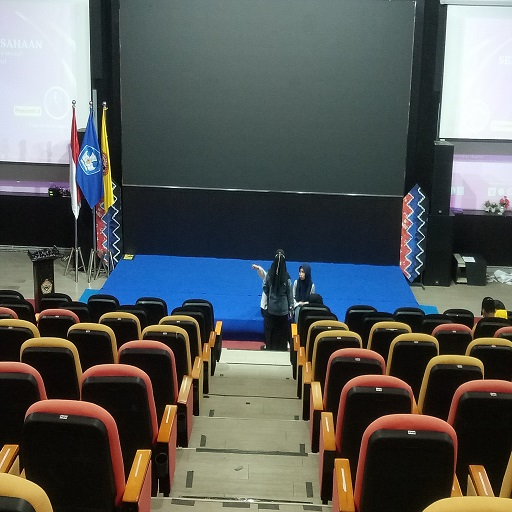
%> input picture Tugas6/img/img1.jpg, 512 x 512 px
$ octave bitPlaneSlicing.m   (GNU Octave 9; MATLAB toolbox functions it lacks are replaced by stand-ins)
%> lines starting %> are read from the running program, lines starting %| are printed output that depends on the picture
pkg load image

img1 = imread('img\img1.jpg');
%> img1 is the input picture: size 512x512x3 uint8; mean R, G, B 86.8, 90.1, 88
img2 = imread('img\img2.jpg');
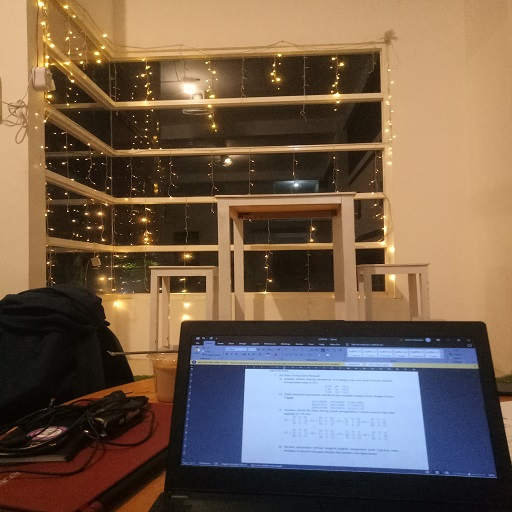
%> input picture Tugas6/img/img2.jpg, 512 x 512 px
%> img2 is the input picture: size 512x512x3 uint8; mean R, G, B 117.6, 96.9, 79

% menggabungkan dua buah citra
gabungan = imadd(img1, img2);
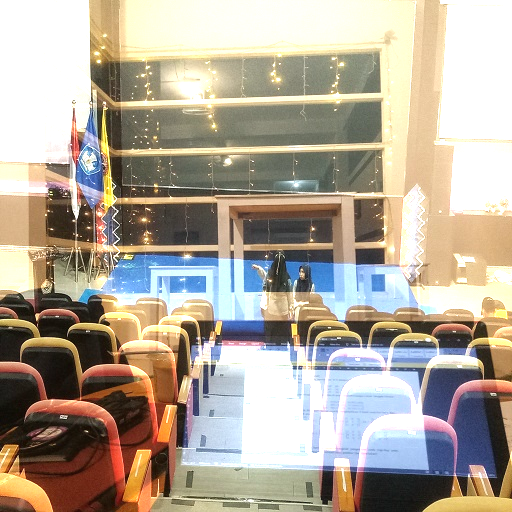
%> gabungan: size 512x512x3 uint8; mean R, G, B 177.4, 167.2, 152.4

% mengubah citra rgb ke grayscale
R = gabungan(:,:,1);
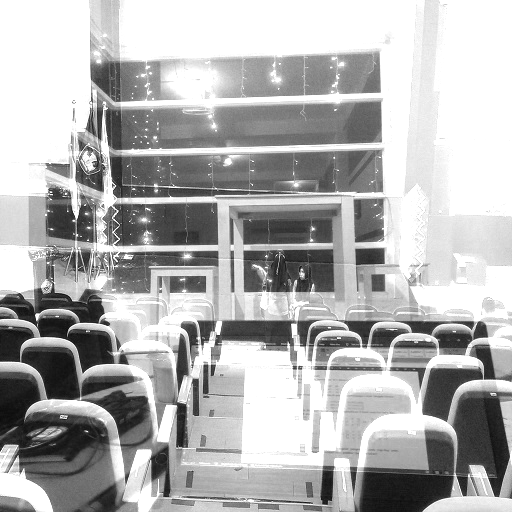
%> R: size 512x512 uint8; min 9, max 255, mean 177.4
G = gabungan(:,:,2);
B = gabungan(:,:,3);
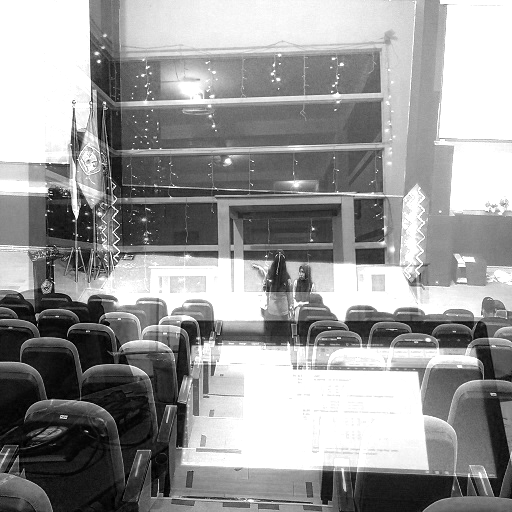
%> B: size 512x512 uint8; min 0, max 255, mean 152.4

gray_img = (0.3*R) + (0.59*G) + (0.11*B);
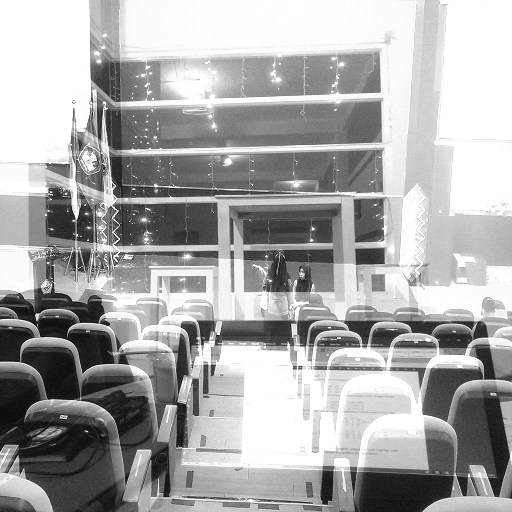
%> gray_img: size 512x512 uint8; min 7, max 255, mean 168.7
subplot(3, 3, 1) ; imshow(gray_img) ; title("Citra Asli Gabungan");

% menampilkan setiap bit slicing dengan fungsi bitget
figure(1);
for i = 1:8
  bit_img = bitget(gray_img, i);
  subplot(3, 3, i+1) ; imshow(bit_img); title(["Bit Plane ", num2str(i)]);
end
%> this loop made 8 passes
%> pass 1, `bit_img = bitget(gray_img, i);`:
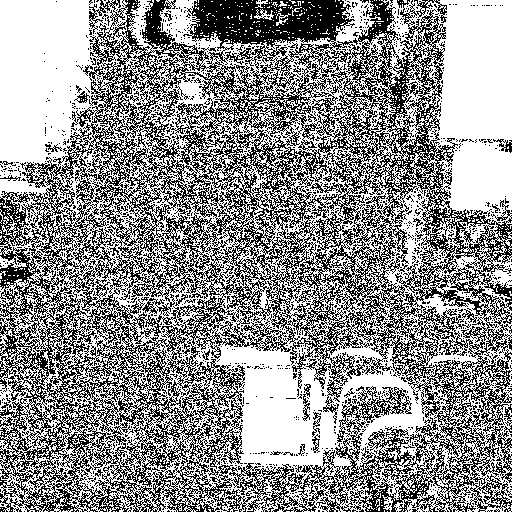
%> bit_img: size 512x512 logical; 57.1% white; black in thin lines or dots
%> after the loop:
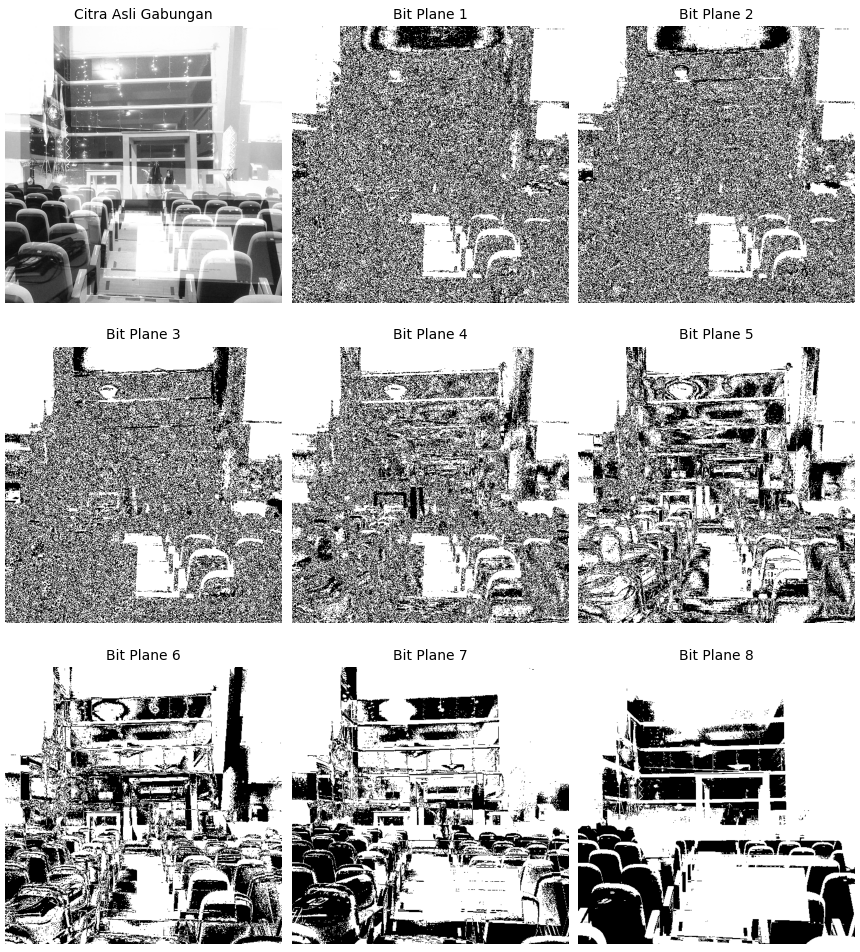
%> figure redrawn from the program's plot data, 9 panels
